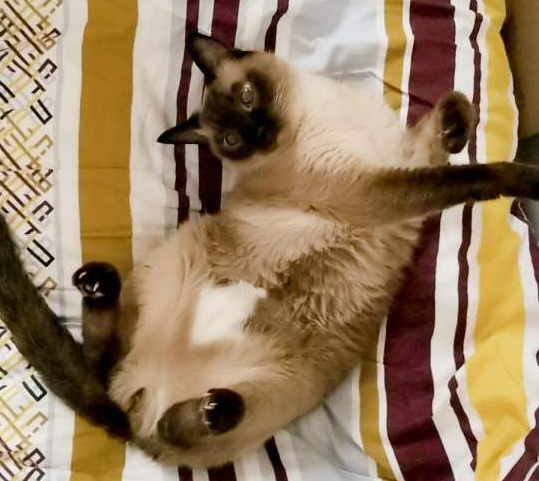
#> input picture 096-floyd-steinberg/pyu.png, 539 x 481 px, found by its file name
$ python cres-grayscale.py
#> lines starting #> are read from the running program, lines starting #| are printed output that depends on the picture
# Day 96: Floyd-Steinberg

from PIL import Image
import copy

def dithering(rgb_matrix, interval):
    width = len(rgb_matrix[0])
    height = len(rgb_matrix)
    mtx = copy.deepcopy(rgb_matrix)
    for y in range(height):
        for x in range(width):
            old_value = mtx[y][x]
            new_value = find_closest_value(old_value, interval)
            mtx[y][x] = new_value
            quant_error = old_value - new_value
            if x + 1 < width:
                # right pixel
                mtx[y][x+1] = mtx[y][x+1] + quant_error * 7 / 16

            if x - 1 >= 0 and y + 1 < height:
                # botton left pixel
                mtx[y+1][x-1] = mtx[y+1][x-1] + quant_error * 3 / 16

            if y + 1 < height:
                # botton pixel
                mtx[y+1][x] = mtx[y+1][x] + quant_error * 5 / 16

            if x + 1 < width and y + 1 < height:
                # botton right pixel
                mtx[y+1][x+1] = mtx[y+1][x+1] + quant_error * 1 / 16
    return mtx


def get_pixel_map(image_path):
    im = Image.open(image_path, 'r')
    width, height = im.size
    pixels = list(im.getdata())
    pixel_map = [pixels[i:i + width] for i in range(0, len(pixels), width)]
    for i in range(height):
        for j in range(width):
            pixel = pixel_map[i][j]
            pixel_map[i][j] = (pixel[0]/255 + pixel[1]/255 + pixel[2]/255) / 3
    return pixel_map


def find_closest_value(value, interval):
    candidates = [i / interval for i in range(interval+1)]
    return min(candidates, key=lambda x:abs(x-value))

def save_image(matrix, filename):
    height = len(matrix)
    width = len(matrix[0])
    new_image = Image.new('RGB', (width, height))
    pixels = new_image.load()
    for y in range(height):
        for x in range(width):
            brightness = round(matrix[y][x] * 255)
            pixels[x, y] = (brightness, brightness, brightness)
    new_image.save(filename)

def process_image(image_path, output_path, color_interval):
    pixel_map = get_pixel_map(image_path)
#> in get_pixel_map, im is the input picture: PIL image 539x481 RGB; mean R, G, B 150.6, 125.8, 95.8
#> in get_pixel_map, `pixels = list(im.getdata())`: pixels = 259259 items
#> in get_pixel_map, `pixel_map = [pixels[i:i + width] for i in range(0, len(pixels), width)]`: pixel_map = 481 items
#> pixel_map = 481 items
    save_image(pixel_map, "grayscale.png")
#> in save_image, `height = len(matrix)`: height = 481
#> in save_image, `width = len(matrix[0])`: width = 539
#> in save_image, `new_image = Image.new('RGB', (width, height))`: new_image: PIL image 539x481 RGB; every value is 0
#> in save_image, `new_image.save(filename)`:
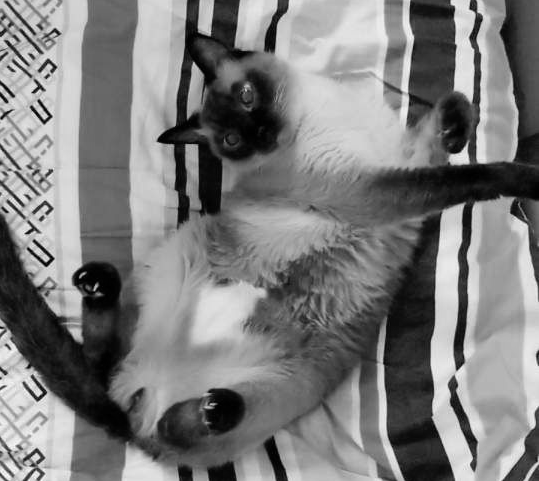
#> saved as grayscale.png: PIL image 539x481 RGB; min 0, max 253, mean 124.1
    dithered_pixel_map = dithering(pixel_map, color_interval)
#> in dithering, `height = len(rgb_matrix)`: height = 481
#> in dithering, `mtx = copy.deepcopy(rgb_matrix)`: mtx = 481 items


    save_image(dithered_pixel_map, output_path)
#> in save_image (call 2), `new_image.save(filename)`:
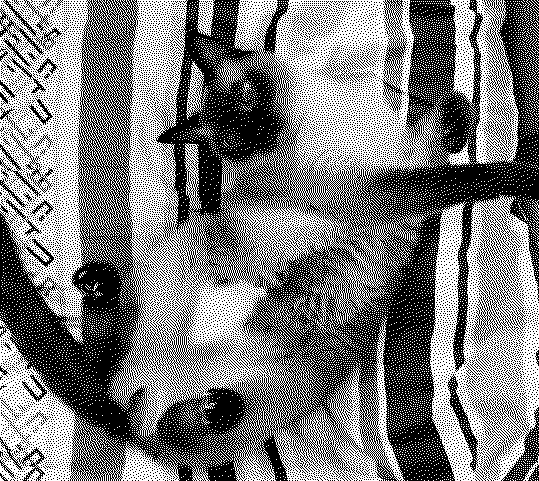
#> saved as pyu-dithered-grayscale.png: PIL image 539x481 RGB; 48.7% white in thin lines or dots


process_image("096-floyd-steinberg/pyu.png", "096-floyd-steinberg/pyu-dithered-grayscale.png", 1)
